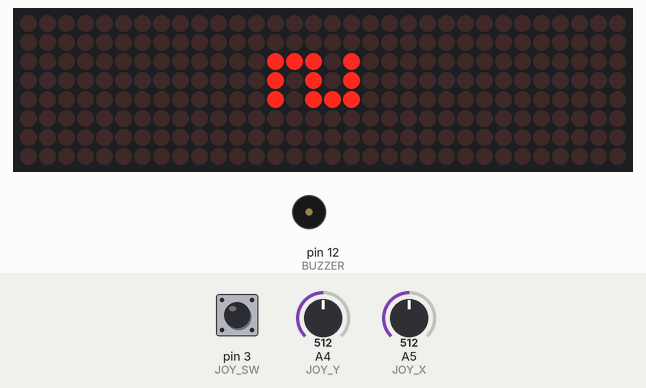
The sketch below on a simulated Arduino Uno, built with avr-gcc and run on an emulated ATmega328P. Shown: 32×8 LED matrix, buzzer (waves = sounding). The inputs (shaded band) are chosen by the test bench; at power-on: A5 (JOY_X) = 512, A4 (JOY_Y) = 512, pin 3 (JOY_SW) HIGH. Random numbers use the default seed unless the sketch sets one.

Above: at 1.1 s.
At 17.6 s:
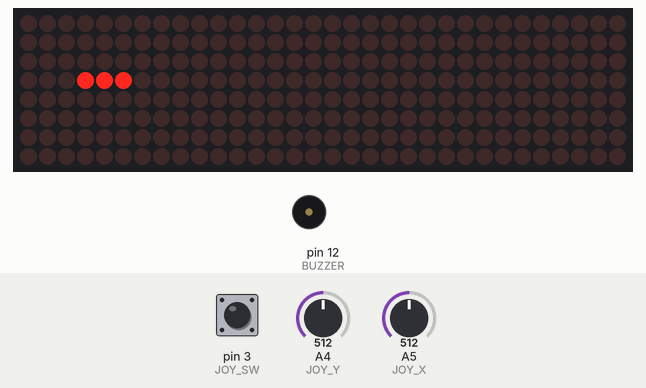
17.7 s: A5 (JOY_X) set to 586
20.2 s: A5 (JOY_X) set to 616
At 20.86 s:
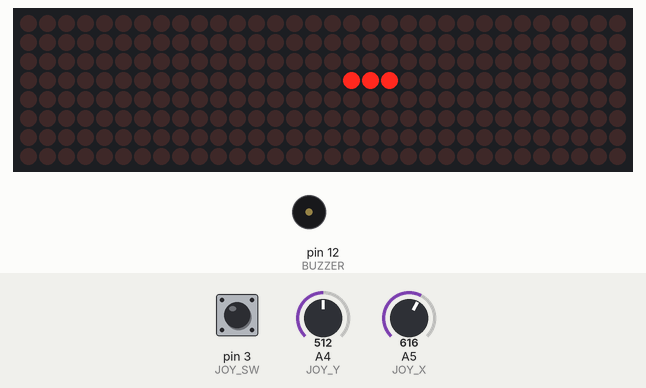
22.0 s: A4 (JOY_Y) set to 586
23.8 s: A4 (JOY_Y) set to 619
At 23.88 s:
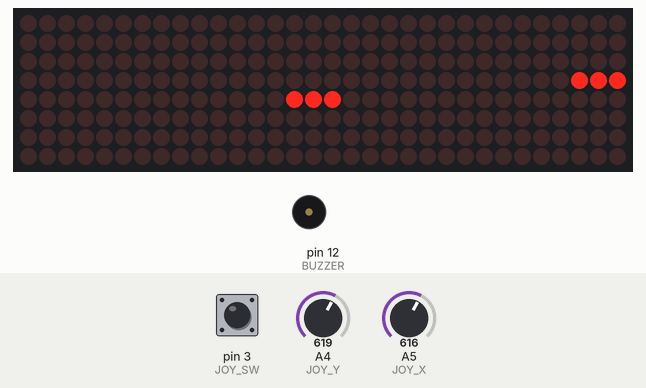
25.6 s: pin 3 (JOY_SW) pulled LOW for 3.2 s
At 26.04 s:
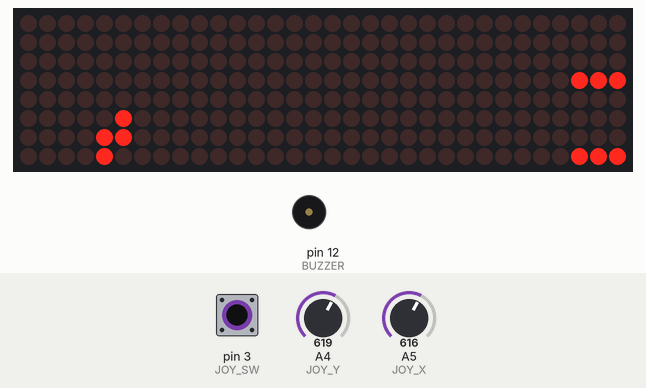
29.4 s: pin 3 (JOY_SW) pulled LOW for 0.15 s
At 29.51 s:
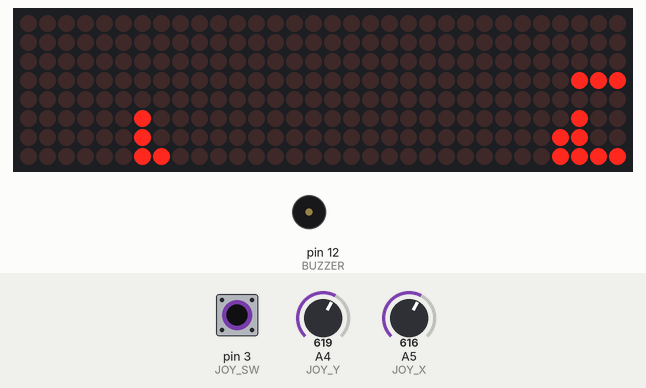
Timing chart, 0 to 32.4 s (numbered marks = the images above; inputs shaded):
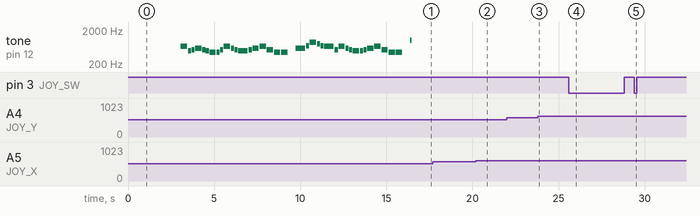

Measured:
- the behaviour switches between 600 and 601 on A5 (JOY_X) (found by bisection; images 1 and 2)
- the behaviour switches between 600 and 601 on A4 (JOY_Y) (found by bisection; images 2 and 3)
- what the display in image 0 shows lasts 1.1 s, from 1.0 s to 2.1 s

The sketch:

tetris_vf.ino
```cpp
// (licence header left out)
#include <LedControl.h>

// Pines para el MAX7219 (LedControl)
#define DIN_PIN 4
#define CS_PIN 5
#define CLK_PIN 6
#define NUM_OF_MATRIX 4

// Joystick, botón de rotación y Buzzer
#define JOY_X A5
#define JOY_Y A4
#define JOY_SW 3  // Rotate button
#define BUZZER 12

LedControl lc = LedControl(DIN_PIN, CLK_PIN, CS_PIN, NUM_OF_MATRIX);

// Tetris melody
#define NOTE_B0  31
#define NOTE_C1  33
#define NOTE_CS1 35
#define NOTE_D1  37
#define NOTE_DS1 39
#define NOTE_E1  41
#define NOTE_F1  44
#define NOTE_FS1 46
#define NOTE_G1  49
#define NOTE_GS1 52
#define NOTE_A1  55
#define NOTE_AS1 58
#define NOTE_B1  62
#define NOTE_C2  65
#define NOTE_CS2 69
#define NOTE_D2  73
#define NOTE_DS2 78
#define NOTE_E2  82
#define NOTE_F2  87
#define NOTE_FS2 93
#define NOTE_G2  98
#define NOTE_GS2 104
#define NOTE_A2  110
#define NOTE_AS2 117
#define NOTE_B2  123
#define NOTE_C3  131
#define NOTE_CS3 139
#define NOTE_D3  147
#define NOTE_DS3 156
#define NOTE_E3  165
#define NOTE_F3  175
#define NOTE_FS3 185
#define NOTE_G3  196
#define NOTE_GS3 208
#define NOTE_A3  220
#define NOTE_AS3 233
#define NOTE_B3  247
#define NOTE_C4  262
#define NOTE_CS4 277
#define NOTE_D4  294
#define NOTE_DS4 311
#define NOTE_E4  330
#define NOTE_F4  349
#define NOTE_FS4 370
#define NOTE_G4  392
#define NOTE_GS4 415
#define NOTE_A4  440
#define NOTE_AS4 466
#define NOTE_B4  494
#define NOTE_C5  523
#define NOTE_CS5 554
#define NOTE_D5  587
#define NOTE_DS5 622
#define NOTE_E5  659
#define NOTE_F5  698
#define NOTE_FS5 740
#define NOTE_G5  784
#define NOTE_GS5 831
#define NOTE_A5  880
#define NOTE_AS5 932
#define NOTE_B5  988
#define NOTE_C6  1047
#define NOTE_CS6 1109
#define NOTE_D6  1175
#define NOTE_DS6 1245
#define NOTE_E6  1319
#define NOTE_F6  1397
#define NOTE_FS6 1480
#define NOTE_G6  1568
#define NOTE_GS6 1661
#define NOTE_A6  1760
#define NOTE_AS6 1865
#define NOTE_B6  1976
#define NOTE_C7  2093
#define NOTE_CS7 2217
#define NOTE_D7  2349
#define NOTE_DS7 2489
#define NOTE_E7  2637
#define NOTE_F7  2794
#define NOTE_FS7 2960
#define NOTE_G7  3136
#define NOTE_GS7 3322
#define NOTE_A7  3520
#define NOTE_AS7 3729
#define NOTE_B7  3951
#define NOTE_C8  4186
#define NOTE_CS8 4435
#define NOTE_D8  4699
#define NOTE_DS8 4978
#define REST 0

int tempo=144;

// Musica Tetris
int melody[] = {
  NOTE_E5, 4,  NOTE_B4,8,  NOTE_C5,8,  NOTE_D5,4,  NOTE_C5,8,  NOTE_B4,8,
  NOTE_A4, 4,  NOTE_A4,8,  NOTE_C5,8,  NOTE_E5,4,  NOTE_D5,8,  NOTE_C5,8,
  NOTE_B4, -4,  NOTE_C5,8,  NOTE_D5,4,  NOTE_E5,4,
  NOTE_C5, 4,  NOTE_A4,4,  NOTE_A4,4, REST, 4,

  NOTE_D5, -4,  NOTE_F5,8,  NOTE_A5,4,  NOTE_G5,8,  NOTE_F5,8,
  NOTE_E5, -4,  NOTE_C5,8,  NOTE_E5,4,  NOTE_D5,8,  NOTE_C5,8,
  NOTE_B4, 4,  NOTE_B4,8,  NOTE_C5,8,  NOTE_D5,4,  NOTE_E5,4,
  NOTE_C5, 4,  NOTE_A4,4,  NOTE_A4,4, REST, 4,
};

// sizeof indica el número de bytes; cada valor int se compone de dos bytes (16 bits).
// Hay dos valores por nota (tono y duración), por lo que cada nota tiene cuatro bytes.
int notes=sizeof(melody)/sizeof(melody[0])/2;

// Calcula la duracion delas notas en ms (60s/tempo)*4 beats
int wholenote = (60000 * 4) / tempo;
int divider = 0, noteDuration = 0;

// Dimensiones lógicas del tablero (4 matrices x 8 columnas = 32x8)
const int MATRIX_WIDTH = 32;  // 4 matrices de 8 columnas
const int MATRIX_HEIGHT = 8;  // Altura fija

// Pieza actual (3x3), posición en el tablero y tiempos
uint8_t currentPiece[3][3];
unsigned long lastDropTime;
unsigned long lastRotateTime;
const int rotateDebounceTime = 250;
const int dropInterval = 250; // tiempo de caída (ms)
int currentX, currentY;
int score = 0;
int velocidad = 100;  //ajusta la velocidad de muestreo
bool gameOver = false;
int centrado = 0;

// Estado del tablero: true = LED encendido (ocupado)
bool board[MATRIX_WIDTH][MATRIX_HEIGHT] = {false};

// Definición de 7 "shapes" (cada una en una matriz 3x3)
// Nota: orientaciones y anclas dentro de 3x3
const uint8_t shapes[7][3][3] = {
  {{1, 1, 1}, {0, 0, 0}, {0, 0, 0}}, // línea de 3 bits
  {{1, 1, 1}, {0, 1, 0}, {0, 0, 0}}, // T
  {{1, 1, 0}, {0, 1, 1}, {0, 0, 0}}, // Z
  {{1, 0, 0}, {1, 1, 1}, {0, 0, 0}}, // J (L invertida)
  {{1, 1, 0}, {1, 1, 0}, {0, 0, 0}}, // bloque de 2x2 bits
  {{0, 1, 1}, {1, 1, 0}, {0, 0, 0}}, // S
  {{0, 0, 1}, {1, 1, 1}, {0, 0, 0}}, // L
};

void setup() {
  //Serial.begin(9600);
  pinMode(JOY_SW, INPUT_PULLUP);

  // Inicializar las 4 matriz de led
  for (int i = 0; i < NUM_OF_MATRIX; i++) {
    lc.shutdown(i, false);
    lc.setIntensity(i, 8); // brillo medio
    lc.clearDisplay(i);
  }

  displayCountdown();  //Cuenta regresiva antes de iniciar
  sing();
  spawnPiece();            // crear la primera pieza
  lastDropTime = millis();
  lastRotateTime = 0;
  tone(BUZZER, 1000);
  delay(100);
  noTone(BUZZER);
}

void loop() {
  // Si el juego terminó, mostrar pantalla final y no continuar lógica
  if (gameOver) {
    displayGameOver();
    displayCountdown();
    sing();
    tone(BUZZER, 1000);
    delay(100);
    noTone(BUZZER);
    return;
  }

  // Lectura del joystick para mover a izquierda/derecha (en Y se define movimiento)
  if (analogRead(JOY_Y) < 400) {
    movePiece(-1); // mover a la izquierda (dy = -1 sobre currentY)
    delay(1);
  }
  if (analogRead(JOY_Y) > 600) {
    movePiece(1);  // mover a la derecha (dy = +1 sobre currentY)
    delay(1);
  }

  // Botón de rotación con anti-rebote simple
  if (digitalRead(JOY_SW) == LOW && (millis() - lastRotateTime > rotateDebounceTime)) {
    rotatePiece();
    lastRotateTime = millis();
  }

  // Intervallo dinámico de caída: si JOY_X > threshold, cae más rápido
  unsigned long effectiveDropInterval = dropInterval;
  const int JOY_X_FAST_THRESHOLD = 600;
  const float FAST_MULTIPLIER = 0.01; // 1% del intervalo normal (cayendo muy rápido)

  if ((analogRead(JOY_X)) > JOY_X_FAST_THRESHOLD) {
    // Evitar un intervalo demasiado corto con max(50,...)
    effectiveDropInterval = max(50, (int)(dropInterval * FAST_MULTIPLIER));
  }

  // Comprobar si toca hacer una caída automática
  if (millis() - lastDropTime >= effectiveDropInterval) {
    dropPiece();
    lastDropTime = millis();
  }

  drawBoard(); // dibujar tablero y pieza actual
  delay(velocidad);  // retraso para reducir la velocidad de muestreo
}

/* spawnPiece()
 * Inicializa currentPiece con una forma aleatoria y coloca la pieza
 * en la fila superior (currentX = 0) y centro vertical.
 */
void spawnPiece() {
  currentX = 0;
  currentY = MATRIX_HEIGHT / 2 - 1;
  int randShape = random(0, 7);
  memcpy(currentPiece, shapes[randShape], sizeof(currentPiece));
}

/* movePiece(dy)
 * mueve la pieza horizontalmente (en el código dy representa cambio en Y lógico).
 * Comprueba colisión con canMove.
 */
void movePiece(int dy) {
  if (canMove(currentX, currentY + dy)) {
    currentY += dy;
  }
}

/* dropPiece()
 * Intenta bajar la pieza (aumenta currentX).
 * Si no puede bajar, fija la pieza al tablero, comprueba columnas completas,
 * genera una nueva pieza y evalúa game over.
 */
void dropPiece() {
  if (canMove(currentX + 1, currentY)) {
    currentX++;
  } else {
    addPieceToBoard();
    checkForFullColumns();
    spawnPiece();
    if (!canMove(currentX, currentY)) {
      gameOver = true;
    }
  }
}

/* drawBoard()
 * Limpia las matrices y dibuja el estado del tablero y la pieza actual.
 * Atención: la conversión de coordenadas a matrices requiere ajuste
 * dependiendo de cómo estén cableadas las matrices.
 */
void drawBoard() {
  for (int m = 0; m < NUM_OF_MATRIX; m++) {
    lc.clearDisplay(m);
  }

  // Dibujar cada LED del tablero
  for (int x = 0; x < MATRIX_WIDTH; x++) {
    for (int y = 0; y < MATRIX_HEIGHT; y++) {
      if (board[x][y]) {
        // matrizIndex y localX calculados para la disposición física
        int matrixIndex = NUM_OF_MATRIX - 1 - (x / 8);
        int localX = x % 8;
        lc.setLed(matrixIndex, y, localX, true);
      }
    }
  }

  drawPiece(); // superponer la pieza actual
}

/* drawPiece
 * Dibuja la pieza en su posición actual (sin modificar el tablero).
 * Comprueba límites para no escribir fuera de rango.
 */
void drawPiece() {
  for (int y = 0; y < 3; y++) {
    for (int x = 0; x < 3; x++) {
      if (currentPiece[y][x]) {
        int globalX = currentX + x;
        int globalY = currentY + y;
        if (globalX >= 0 && globalX < MATRIX_WIDTH && globalY >= 0 && globalY < MATRIX_HEIGHT) {
          int matrixIndex = NUM_OF_MATRIX - 1 - (globalX / 8);
          int localX = globalX % 8;
          lc.setLed(matrixIndex, globalY, localX, true);
        }
      }
    }
  }
}

/* addPieceToBoard()
 * Copia los bloques de currentPiece al array board (fija la pieza).
 */
void addPieceToBoard() {
  for (int y = 0; y < 3; y++) {
    for (int x = 0; x < 3; x++) {
      if (currentPiece[y][x]) {
        int boardX = currentX + x;
        int boardY = currentY + y;
        if (boardX >= 0 && boardX < MATRIX_WIDTH && boardY >= 0 && boardY < MATRIX_HEIGHT) {
          board[boardX][boardY] = true;
        }
      }
    }
  }
}

/* canMove(x,y)
 * Comprueba si la pieza actual puede colocarse en (x,y) sin colisiones ni salirse.
 * newX/newY calculados en base a la posición de la celda dentro de currentPiece.
 */
bool canMove(int x, int y) {
  for (int i = 0; i < 3; i++) {
    for (int j = 0; j < 3; j++) {
      if (currentPiece[i][j]) {
        int newX = x + j;
        int newY = y + i;
        if (newX < 0 || newX >= MATRIX_WIDTH || newY < 0 || newY >= MATRIX_HEIGHT) {
          return false;
        }
        if (board[newX][newY]) {
          return false;
        }
      }
    }
  }
  return true;
}

/* rotatePiece()
 * Rota currentPiece 90 grados en sentido horario (usa tempPiece para la rotación).
 * Intenta aplicar la rotación en la posición actual; si falla, intenta pequeños desplazamientos
 * en Y para "ajustar" la pieza (simple kick).
 */
void rotatePiece() {
  uint8_t tempPiece[3][3];
  for (int i = 0; i < 3; i++) {
    for (int j = 0; j < 3; j++) {
      tempPiece[j][2 - i] = currentPiece[i][j];
    }
  }

  // Probar rotación en la posición actual y con pequeños desplazamientos verticales
  if (canMoveWithShape(tempPiece, currentX, currentY)) {
    memcpy(currentPiece, tempPiece, sizeof(currentPiece));
  } else if (canMoveWithShape(tempPiece, currentX, currentY - 1)) {
    currentY -= 1;
    memcpy(currentPiece, tempPiece, sizeof(currentPiece));
  } else if (canMoveWithShape(tempPiece, currentX, currentY + 1)) {
    currentY += 1;
    memcpy(currentPiece, tempPiece, sizeof(currentPiece));
  }
}

/* canMoveWithShape(shape, x, y)
 * Igual que canMove pero para una forma dada (utilizada al rotar para probar la nueva orientación).
 */
bool canMoveWithShape(uint8_t shape[3][3], int x, int y) {
  for (int i = 0; i < 3; i++) {
    for (int j = 0; j < 3; j++) {
      if (shape[i][j]) {
        int newX = x + j;
        int newY = y + i;
        if (newX < 0 || newX >= MATRIX_WIDTH || newY < 0 || newY >= MATRIX_HEIGHT || board[newX][newY]) {
          return false;
        }
      }
    }
  }
  return true;
}

/* checkForFullColumns
 * Comprueba columnas completas (todas las filas a 'true') a partir del lado derecho hacia la izquierda.
 * Si encuentra una columna llena, desplaza todas las columnas a la derecha de esa columna hacia la derecha
 * (efecto "borrar columna" y desplazar).
 * Incrementa score por cada columna eliminada y re-evalúa la misma x tras el desplazamiento (x++).
 */
void checkForFullColumns() {
  for (int x = MATRIX_WIDTH - 1; x >= 0; x--) {
    bool fullColumn = true;
    for (int y = 0; y < MATRIX_HEIGHT; y++) {
      if (!board[x][y]) {
        fullColumn = false;
        break;
      }
    }
    if (fullColumn) {
      // Desplazar columnas hacia la derecha (sustrayendo la columna encontrada)
      for (int i = x; i > 0; i--) {
        for (int j = 0; j < MATRIX_HEIGHT; j++) {
          board[i][j] = board[i - 1][j];
        }
      }
      // Vaciar la columna 0
      for (int j = 0; j < MATRIX_HEIGHT; j++) {
        board[0][j] = false;
      }
      x++; // Re-evaluar la misma posición x después del desplazamiento
      score++;
      tone(BUZZER, 1000);
      delay(50);
      noTone(BUZZER);
      delay(50);
     }
  }
}

/* displayGameOver()
 * Muestra la puntuación en pantalla por 2 segundos y reinicia el juego.
 * La función displayDigit coloca dígitos en la matriz 2 usando un patrón 3x5 por dígito.
 */
void displayGameOver() {
  clearAllMatrices();
  // Convertir score a String y limitar a 2 dígitos para mostrar
  String scoreStr = String(score);
  if (scoreStr.length() > 2) {
    scoreStr = scoreStr.substring(0, 2); // Limitar a 2 dígitos
  }

  // Mostrar los dígitos en orden (ajustando posición)
  for (int i = 0; i < scoreStr.length(); i++) {
    int digit = scoreStr.charAt(i) - '0'; // Convertir char a int
    if (digit >= 0 && digit <= 9) {
      int pos = scoreStr.length() - 1 - i; // Mapear índice 0 -> izquierda, 1 -> derecha
      displayDigit(digit, pos); // Mostrar dígito en la posición calculada
    }
  }
  delay(2000); // mostrar 2 segundos
  fin();
  resetGame(); // reiniciar juego
  delay(500);
}

/* displayDigit(digit, pos)
 * Dibuja un dígito (0-9) usando un patrón 3x5. Coloca los bloques en la matriz con índice 2.
 * pos controla el desplazamiento horizontal (multiplicado por 4 para separarlo).
 */
void displayDigit(int digit, int pos) {
    const int digits[10][3][5] = {
    {{1,1,1,1,1},{1,0,0,0,1},{1,1,1,1,1}}, // 0 ok
    {{0,0,0,0,1},{1,1,1,1,1},{0,1,0,0,1}}, // 1 ok
    {{1,1,1,0,1},{1,0,1,0,1},{1,0,1,1,1}}, // 2 ok
    {{1,1,1,1,1},{1,0,1,0,1},{1,0,1,0,1}}, // 3 ok
    {{1,1,1,1,1},{0,0,1,0,0},{1,1,1,0,0}}, // 4 ok
    {{1,0,1,1,1},{1,0,1,0,1},{1,1,1,0,1}}, // 5 ok
    {{1,0,1,1,1},{1,0,1,0,1},{1,1,1,1,1}}, // 6 ok
    {{1,1,1,1,1},{1,0,0,0,0},{1,0,0,0,0}}, // 7 ok
    {{1,1,1,1,1},{1,0,1,0,1},{1,1,1,1,1}}, // 8 ok
    {{1,1,1,1,1},{1,0,1,0,1},{1,1,1,0,1}}  // 9 ok
};
   // Ensure the digit is valid
    if (digit < 0 || digit > 9) return; // Invalid digit, exit

    if (centrado == 1){
      int digitWidth = 5;
      int digitHeight = 3;
      int startCol = (MATRIX_WIDTH - digitWidth) / 2;  // Centrado horizontal
      int startRow = (MATRIX_HEIGHT - digitHeight) / 2; // Centrado vertical
    for (int row = 0; row < digitHeight; row++) {
      for (int col = 0; col < digitWidth; col++) {
        bool ledState = digits[digit][row][col];
        int globalX = startCol + col;
        int globalY = startRow + row;
        if (globalX >= 0 && globalX < MATRIX_WIDTH && globalY >= 0 && globalY < MATRIX_HEIGHT) {
          int matrixIndex = NUM_OF_MATRIX - 1 - (globalX / 8);
          int localX = globalX % 8;
          lc.setLed(matrixIndex, globalY, localX, ledState);
        }
      }
    }
  } else {
    // Dibujar patrón: filas = 3, columnas = 5
      for (int row = 0; row < 3; row++) {
        for (int col = 0; col < 5; col++) {
        bool ledState = digits[digit][row][col];
        lc.setLed(2, pos*4 + row, col, ledState);
       }
    }
  }
}

/* resetGame()
 * Vuelve a inicializar el tablero y estado para empezar de nuevo.
 */
void resetGame() {
  memset(board, false, sizeof(board));
  clearAllMatrices();
  spawnPiece();
  currentX = 0;
  gameOver = false;
  score = 0;
}

/* sing()
 * interpreta la melodia del juego
 */
void sing() {
  // itera sobre las notas de la melodia.
    for (int thisNote = 0; thisNote < notes * 2; thisNote = thisNote + 2) {
    // Calcula la duración de cada nota
      divider = melody[thisNote + 1];
    if (divider > 0) {
      // Nota regular, simplemente laejecuta
      noteDuration = (wholenote) / divider;
    } else if (divider < 0) {
      // ¡Las notas punteadas se representan con duraciones negativas!
      noteDuration = (wholenote) / abs(divider);
      noteDuration *= 1.5; // increases the duration in half for dotted notes
    }
    // Solo tocamos la nota durante el 90% de la duración, dejando el 10% como pausa
    tone(BUZZER, melody[thisNote], noteDuration*0.9);

    // Espera la duración específica antes de reproducir la siguiente nota.
    delay(noteDuration);

    // Detiene la generación de forma de onda antes de la siguiente nota.
    noTone(BUZZER);
  }
}

// Enciende un LED en la posición global (x, y) mapeando a la matriz correspondiente
void showLed(int x, int y) {
  int matrixIndex = 3 - (y / 8);
  int localY = y % 8;
  lc.setLed(matrixIndex, x, localY, true);
}

void clearAllMatrices() {
  for (int i = 0; i < NUM_OF_MATRIX; i++) {
    lc.clearDisplay(i);
  }
}

void displayCountdown() {
  for (int i = 3; i >= 1; i--) {
    clearAllMatrices();
    centrado = 1;
    displayDigit(i,0);  // Mostrar el número en la posición izquierda
    delay(1000);        // Esperar 1 segundo
  }
  clearAllMatrices();
  centrado = 0;

  const byte C[8] = {//icono
    B01111110,
    B10000001,
    B10100101,
    B10000101,
    B10000101,
    B10100101,
    B10000001,
    B01111110
  };
  // Mostrar icono en su matriz correspondiente
  for (int row = 0; row < 8; row++) {
    lc.setRow(2, row, C[row]); // Matriz 1: Nota musical
  }
}

void fin() {
  for (int i = 0; i < MATRIX_WIDTH; i++) {      // Recorrer todas las filas globales
    for (int j = 0; j < MATRIX_HEIGHT; j++) {   // Recorrer todas las columnas
      showLed(j, i);                            // Encender cada LED (x = columna, y = fila)
      delay(1);                                 // Pequeña pausa entre LEDs para animación
    }
  }
  clearAllMatrices();
  const byte F[8] = {//F
    B00000000,
    B01000000,
    B01001000,
    B01001000,
    B01111110,
    B00000000,
    B00000000,
    B00000000
  };
  const byte I[8] = {//I
    B00000000,
    B00000000,
    B01000010,
    B01111110,
    B01000010,
    B00000000,
    B00000000,
    B00000000
  };
  const byte N[8] = { //N
    B00000000,
    B01111110,
    B00001100,
    B00011000,
    B00110000,
    B01111110,
    B00000000,
    B00000000
  };

  // Mostrar cada letra en su matriz correspondiente
  for (int row = 0; row < 8; row++) {
    lc.setRow(3, row, F[row]); // Matriz 3: F
    lc.setRow(2, row, I[row]); // Matriz 2: I
    lc.setRow(1, row, N[row]); // Matriz 1: N
  }

  // Efecto de sonido de game over
  for (int i = 0; i < 3; i++) {
    tone(BUZZER, 300 - (i * 50), 300);
    delay(400);
  }
  noTone(BUZZER);
}
```
